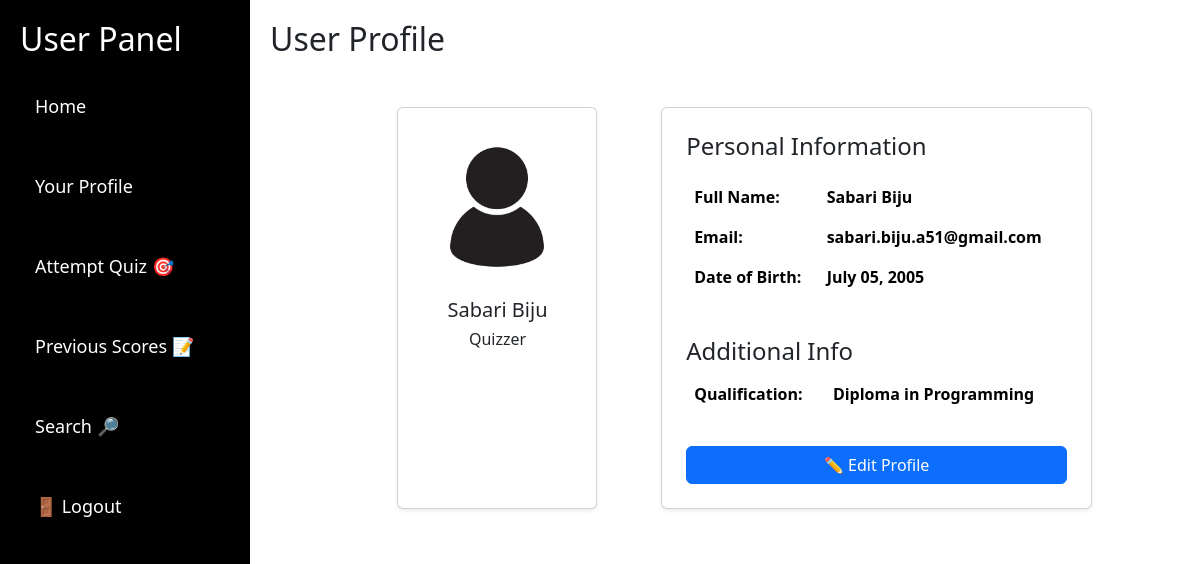
/user/profile (signed in), run on the app's committed database.
### models/models.py (models this page shows)
class User(db.Model, UserMixin):
    id = db.Column(db.Integer, primary_key=True)
    username = db.Column(db.String(100), unique=True, nullable=False)
    password = db.Column(db.String(100), nullable=False)
    full_name = db.Column(db.String(255))
    qualification = db.Column(db.String(255))
    dob = db.Column(db.Date)
    is_admin = db.Column(db.Boolean, default=False)

### routes/user.py (the view)
@user_bp.route('/user/profile')
@login_required
def user_profile():
    return render_template(
        'user_profile.html',
        full_name=current_user.full_name,
        email=current_user.username,
        dob=current_user.dob
    )

### __init__.py (called while the page is built)
def create_app():
    app=Flask(__name__)
    app.config['SQLALCHEMY_DATABASE_URI'] = 'sqlite:///new.db'
    app.config['SQLALCHEMY_TRACK_MODIFICATIONS'] = False
    app.config['SECRET_KEY'] = 'supersecret'
    db.init_app(app)
    bcrypt.init_app(app)
    login_manager = LoginManager()
    @login_manager.user_loader
    def load_user(user_id):
        return User.query.get(int(user_id))
    login_manager.init_app(app)
    login_manager.session_protection = "strong"
    from routes.routes import main_bp
    from routes.admin import admin_bp
    from routes.user import user_bp
    from routes.auth import auth_bp
    app.register_blueprint(admin_bp)
    app.register_blueprint(user_bp)
    app.register_blueprint(main_bp)
    app.register_blueprint(auth_bp)
    with app.app_context():
        db.create_all()
        create_admin()
    return app

### templates/user_profile.html
{% extends "user.html" %}
{% block content %}
<h2 class="mb-4">User Profile</h2>
<div class="container">
    <div class="row justify-content-center">
        <div class="col-md-4 d-flex justify-content-center">
            <div class="card shadow-sm p-4 text-center">
                <img src="{{ url_for('static', filename='images/profpic.jpg') }}" alt="Profile Picture" class="rounded-circle mb-3" width="150" height="150">
                <h5>{{ full_name or 'User' }}</h5>
                <h6>Quizzer</h6>
            </div>
        </div>
        <div class="col-md-6">
            <div class="card shadow-sm p-4">
                <h4 class="mb-3">Personal Information</h4>
                <table class="table table-borderless">
                    <tr>
                        <th>Full Name:</th>
                        <td>{{ full_name or 'Not Provided' }}</td>
                    </tr>
                    <tr>
                        <th>Email:</th>
                        <td>{{ email }}</td>
                    </tr>
                    <tr>
                        <th>Date of Birth:</th>
                        <td>{{ dob.strftime('%B %d, %Y') if dob else 'Not Provided' }}</td>
                    </tr>
                </table>
                <h4 class="mt-4">Additional Info</h4>
                <table class="table table-borderless">
                    <tr>
                        <th>Qualification:</th>
                        <td>{{ current_user.qualification or 'Not Provided' }}</td>
                    </tr>
                </table>
                <a href="{{ url_for('user_bp.user_edit_profile') }}" class="btn btn-primary mt-3">✏️ Edit Profile</a>
            </div>
        </div>
    </div>
</div>
{% endblock %}

### static/style.css (style rules this page uses)
.card { max-width: 500px; margin: 25px auto; background-color:white; box-shadow: black; padding: 20px; font-weight: 600; font-size: medium; box-shadow: 0 10px 20px rgba(0, 0, 0, 0.2) }

### templates/user.html (style rules this page uses)
body { display: flex; font-family: Arial, sans-serif; margin: 0; }

### data on the page
User: full_name "Sabari Biju", username "sabari.biju.a51@gmail.com", dob "July 05, 2005", qualification "Diploma in Programming"
